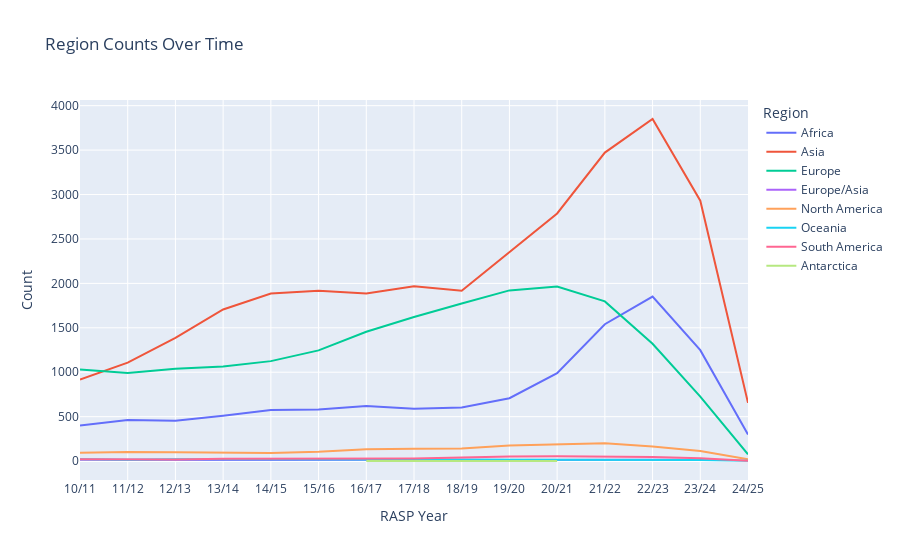

The notebook cell this image was saved under:
### Code cell
import pandas as pd
import plotly.express as px

# Ensure 'RASP Year' is treated as a categorical variable with the correct order
rasp_years = international_region_counts['RASP Year'].unique()
international_region_counts['RASP Year'] = pd.Categorical(international_region_counts['RASP Year'], categories=sorted(rasp_years), ordered=True)

# Create the interactive plot
fig = px.line(international_region_counts, 
              x='RASP Year', 
              y='Count', 
              color='Region', 
              line_group='Region',
              hover_name='Region',
              title='Region Counts Over Time')

fig.update_layout(xaxis_title='RASP Year', yaxis_title='Count')

fig.show()

### Figure 1 — Plotly figure (JSON) as saved in the notebook; plotly's stock layout.template omitted (floating-point values rounded to 4 significant figures)
{"data": [{"hovertemplate": "<b>%{hovertext}</b><br><br>Region=Africa<br>RASP Year=%{x}<br>Count=%{y}<extra></extra>", "hovertext": ["Africa", "Africa", "Africa", "Africa", "Africa", "Africa", "Africa", "Africa", "Africa", "Africa", "Africa", "Africa", "Africa", "Africa", "Africa"], "legendgroup": "Africa", "line": {"color": "#636efa", "dash": "solid"}, "marker": {"symbol": "circle"}, "mode": "lines", "name": "Africa", "orientation": "v", "showlegend": true, "type": "scatter", "x": ["10/11", "11/12", "12/13", "13/14", "14/15", "15/16", "16/17", "17/18", "18/19", "19/20", "20/21", "21/22", "22/23", "23/24", "24/25"], "xaxis": "x", "y": [400, 463, 454, 509, 576, 580, 620, 589, 603, 708, 989, 1540, 1851, 1248, 299], "yaxis": "y"}, {"hovertemplate": "<b>%{hovertext}</b><br><br>Region=Asia<br>RASP Year=%{x}<br>Count=%{y}<extra></extra>", "hovertext": ["Asia", "Asia", "Asia", "Asia", "Asia", "Asia", "Asia", "Asia", "Asia", "Asia", "Asia", "Asia", "Asia", "Asia", "Asia"], "legendgroup": "Asia", "line": {"color": "#EF553B", "dash": "solid"}, "marker": {"symbol": "circle"}, "mode": "lines", "name": "Asia", "orientation": "v", "showlegend": true, "type": "scatter", "x": ["10/11", "11/12", "12/13", "13/14", "14/15", "15/16", "16/17", "17/18", "18/19", "19/20", "20/21", "21/22", "22/23", "23/24", "24/25"], "xaxis": "x", "y": [917, 1108, 1387, 1706, 1885, 1916, 1885, 1967, 1918, 2348, 2787, 3472, 3850, 2931, 655], "yaxis": "y"}, {"hovertemplate": "<b>%{hovertext}</b><br><br>Region=Europe<br>RASP Year=%{x}<br>Count=%{y}<extra></extra>", "hovertext": ["Europe", "Europe", "Europe", "Europe", "Europe", "Europe", "Europe", "Europe", "Europe", "Europe", "Europe", "Europe", "Europe", "Europe", "Europe"], "legendgroup": "Europe", "line": {"color": "#00cc96", "dash": "solid"}, "marker": {"symbol": "circle"}, "mode": "lines", "name": "Europe", "orientation": "v", "showlegend": true, "type": "scatter", "x": ["10/11", "11/12", "12/13", "13/14", "14/15", "15/16", "16/17", "17/18", "18/19", "19/20", "20/21", "21/22", "22/23", "23/24", "24/25"], "xaxis": "x", "y": [1030, 992, 1040, 1064, 1125, 1246, 1456, 1621, 1774, 1921, 1964, 1797, 1320, 726, 76], "yaxis": "y"}, {"hovertemplate": "<b>%{hovertext}</b><br><br>Region=Europe/Asia<br>RASP Year=%{x}<br>Count=%{y}<extra></extra>", "hovertext": ["Europe/Asia", "Europe/Asia", "Europe/Asia", "Europe/Asia", "Europe/Asia", "Europe/Asia", "Europe/Asia", "Europe/Asia", "Europe/Asia", "Europe/Asia", "Europe/Asia", "Europe/Asia", "Europe/Asia", "Europe/Asia"], "legendgroup": "Europe/Asia", "line": {"color": "#ab63fa", "dash": "solid"}, "marker": {"symbol": "circle"}, "mode": "lines", "name": "Europe/Asia", "orientation": "v", "showlegend": true, "type": "scatter", "x": ["10/11", "11/12", "12/13", "13/14", "14/15", "15/16", "16/17", "17/18", "18/19", "19/20", "20/21", "21/22", "22/23", "23/24"], "xaxis": "x", "y": [15, 11, 9, 11, 13, 15, 15, 16, 15, 13, 11, 13, 14, 14], "yaxis": "y"}, {"hovertemplate": "<b>%{hovertext}</b><br><br>Region=North America<br>RASP Year=%{x}<br>Count=%{y}<extra></extra>", "hovertext": ["North America", "North America", "North America", "North America", "North America", "North America", "North America", "North America", "North America", "North America", "North America", "North America", "North America", "North America", "North America"], "legendgroup": "North America", "line": {"color": "#FFA15A", "dash": "solid"}, "marker": {"symbol": "circle"}, "mode": "lines", "name": "North America", "orientation": "v", "showlegend": true, "type": "scatter", "x": ["10/11", "11/12", "12/13", "13/14", "14/15", "15/16", "16/17", "17/18", "18/19", "19/20", "20/21", "21/22", "22/23", "23/24", "24/25"], "xaxis": "x", "y": [94, 103, 100, 98, 91, 105, 134, 138, 142, 175, 189, 202, 163, 114, 20], "yaxis": "y"}, {"hovertemplate": "<b>%{hovertext}</b><br><br>Region=Oceania<br>RASP Year=%{x}<br>Count=%{y}<extra></extra>", "hovertext": ["Oceania", "Oceania", "Oceania", "Oceania", "Oceania", "Oceania", "Oceania", "Oceania", "Oceania", "Oceania", "Oceania", "Oceania", "Oceania", "Oceania", "Oceania"], "legendgroup": "Oceania", "line": {"color": "#19d3f3", "dash": "solid"}, "marker": {"symbol": "circle"}, "mode": "lines", "name": "Oceania", "orientation": "v", "showlegend": true, "type": "scatter", "x": ["10/11", "11/12", "12/13", "13/14", "14/15", "15/16", "16/17", "17/18", "18/19", "19/20", "20/21", "21/22", "22/23", "23/24", "24/25"], "xaxis": "x", "y": [22, 14, 20, 19, 20, 19, 18, 16, 17, 20, 20, 14, 14, 11, 3], "yaxis": "y"}, {"hovertemplate": "<b>%{hovertext}</b><br><br>Region=South America<br>RASP Year=%{x}<br>Count=%{y}<extra></extra>", "hovertext": ["South America", "South America", "South America", "South America", "South America", "South America", "South America", "South America", "South America", "South America", "South America", "South America", "South America", "South America", "South America"], "legendgroup": "South America", "line": {"color": "#FF6692", "dash": "solid"}, "marker": {"symbol": "circle"}, "mode": "lines", "name": "South America", "orientation": "v", "showlegend": true, "type": "scatter", "x": ["10/11", "11/12", "12/13", "13/14", "14/15", "15/16", "16/17", "17/18", "18/19", "19/20", "20/21", "21/22", "22/23", "23/24", "24/25"], "xaxis": "x", "y": [20, 18, 17, 25, 25, 25, 30, 29, 40, 52, 54, 52, 46, 32, 3], "yaxis": "y"}, {"hovertemplate": "<b>%{hovertext}</b><br><br>Region=Antarctica<br>RASP Year=%{x}<br>Count=%{y}<extra></extra>", "hovertext": ["Antarctica", "Antarctica", "Antarctica", "Antarctica"], "legendgroup": "Antarctica", "line": {"color": "#B6E880", "dash": "solid"}, "marker": {"symbol": "circle"}, "mode": "lines", "name": "Antarctica", "orientation": "v", "showlegend": true, "type": "scatter", "x": ["16/17", "17/18", "19/20", "20/21"], "xaxis": "x", "y": [2, 2, 1, 1], "yaxis": "y"}], "layout": {"legend": {"title": {"text": "Region"}, "tracegroupgap": 0}, "title": {"text": "Region Counts Over Time"}, "xaxis": {"anchor": "y", "domain": [0, 1], "title": {"text": "RASP Year"}}, "yaxis": {"anchor": "x", "domain": [0, 1], "title": {"text": "Count"}}}}
